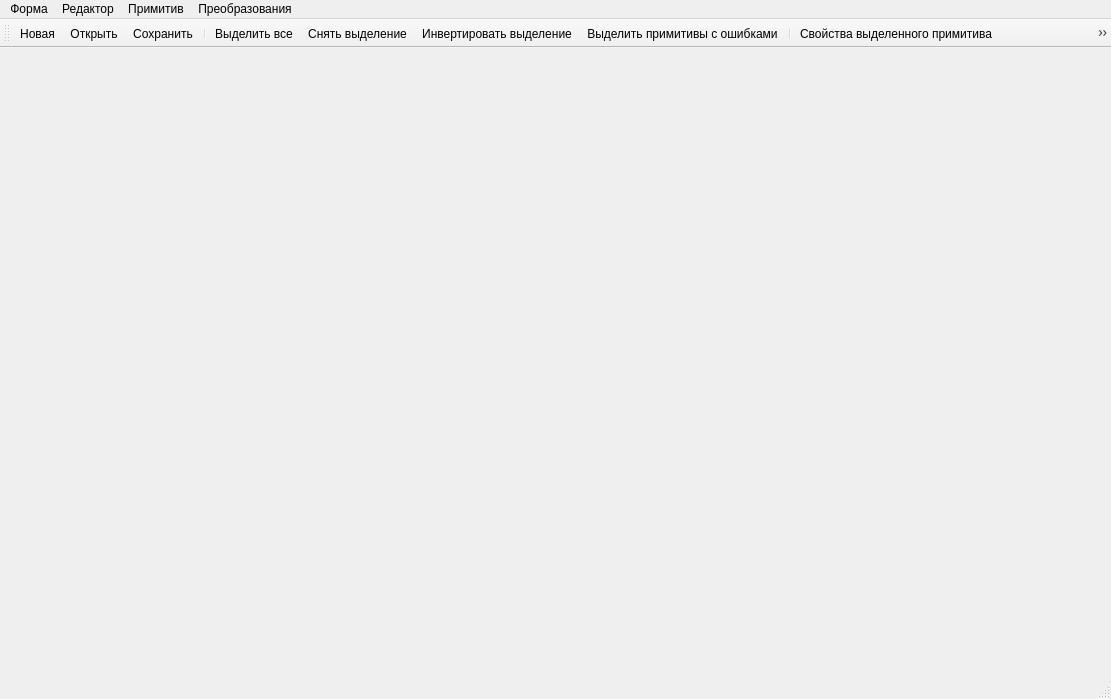
<?xml version="1.0" encoding="UTF-8"?>
<ui version="4.0">
 <class>MainWindow</class>
 <widget class="QMainWindow" name="MainWindow">
  <property name="geometry">
   <rect>
    <x>0</x>
    <y>0</y>
    <width>1111</width>
    <height>699</height>
   </rect>
  </property>
  <property name="windowTitle">
   <string>MainWindow</string>
  </property>
  <widget class="QWidget" name="centralWidget"/>
  <widget class="QMenuBar" name="menuBar">
   <property name="geometry">
    <rect>
     <x>0</x>
     <y>0</y>
     <width>1111</width>
     <height>21</height>
    </rect>
   </property>
   <widget class="QMenu" name="menu">
    <property name="title">
     <string>Форма</string>
    </property>
    <addaction name="actionNewForm"/>
    <addaction name="actionOpenForm"/>
    <addaction name="actionSaveForm"/>
    <addaction name="actionSaveFormAs"/>
    <addaction name="separator"/>
    <addaction name="actionExit"/>
   </widget>
   <widget class="QMenu" name="menu_2">
    <property name="title">
     <string>Редактор</string>
    </property>
    <addaction name="actionUndo"/>
    <addaction name="separator"/>
    <addaction name="actionSelectAll"/>
    <addaction name="actionUnselectAll"/>
    <addaction name="actionInvertSelection"/>
    <addaction name="actionSelectErrors"/>
    <addaction name="separator"/>
    <addaction name="actionEdit"/>
    <addaction name="actionDelete"/>
    <addaction name="actionCopy"/>
    <addaction name="actionPaste"/>
   </widget>
   <widget class="QMenu" name="menu_3">
    <property name="title">
     <string>Примитив</string>
    </property>
    <addaction name="action_17"/>
    <addaction name="action_18"/>
    <addaction name="action_19"/>
    <addaction name="action_20"/>
    <addaction name="action_21"/>
    <addaction name="action_22"/>
    <addaction name="action"/>
   </widget>
   <widget class="QMenu" name="menu_4">
    <property name="title">
     <string>Преобразования</string>
    </property>
    <addaction name="action_23"/>
    <addaction name="action_24"/>
    <addaction name="action_25"/>
    <addaction name="separator"/>
    <addaction name="action_27"/>
    <addaction name="action_28"/>
    <addaction name="action_29"/>
    <addaction name="action_30"/>
   </widget>
   <addaction name="menu"/>
   <addaction name="menu_2"/>
   <addaction name="menu_3"/>
   <addaction name="menu_4"/>
  </widget>
  <widget class="QToolBar" name="mainToolBar">
   <attribute name="toolBarArea">
    <enum>TopToolBarArea</enum>
   </attribute>
   <attribute name="toolBarBreak">
    <bool>false</bool>
   </attribute>
   <addaction name="actionNewForm"/>
   <addaction name="actionOpenForm"/>
   <addaction name="actionSaveForm"/>
   <addaction name="separator"/>
   <addaction name="actionSelectAll"/>
   <addaction name="actionUnselectAll"/>
   <addaction name="actionInvertSelection"/>
   <addaction name="actionSelectErrors"/>
   <addaction name="separator"/>
   <addaction name="actionEdit"/>
   <addaction name="actionCopy"/>
   <addaction name="actionPaste"/>
   <addaction name="actionDelete"/>
   <addaction name="separator"/>
  </widget>
  <widget class="QStatusBar" name="statusBar"/>
  <action name="actionNewForm">
   <property name="icon">
    <iconset resource="images.qrc">
     <normaloff>:/images/images/new.png</normaloff>:/images/images/new.png</iconset>
   </property>
   <property name="text">
    <string>Новая</string>
   </property>
   <property name="toolTip">
    <string>Новая форма</string>
   </property>
   <property name="shortcut">
    <string>Ctrl+N</string>
   </property>
  </action>
  <action name="actionOpenForm">
   <property name="icon">
    <iconset resource="images.qrc">
     <normaloff>:/images/images/open.png</normaloff>:/images/images/open.png</iconset>
   </property>
   <property name="text">
    <string>Открыть</string>
   </property>
   <property name="toolTip">
    <string>Открыть файл формы</string>
   </property>
   <property name="shortcut">
    <string>Ctrl+O</string>
   </property>
  </action>
  <action name="actionSaveForm">
   <property name="icon">
    <iconset resource="images.qrc">
     <normaloff>:/images/images/save.png</normaloff>:/images/images/save.png</iconset>
   </property>
   <property name="text">
    <string>Сохранить</string>
   </property>
   <property name="toolTip">
    <string>Сохранить форму </string>
   </property>
   <property name="shortcut">
    <string>Ctrl+S</string>
   </property>
  </action>
  <action name="actionSaveFormAs">
   <property name="icon">
    <iconset resource="images.qrc">
     <normaloff>:/images/images/saveas.png</normaloff>:/images/images/saveas.png</iconset>
   </property>
   <property name="text">
    <string>Сохранить как...</string>
   </property>
  </action>
  <action name="actionExit">
   <property name="icon">
    <iconset resource="images.qrc">
     <normaloff>:/images/images/quit.png</normaloff>:/images/images/quit.png</iconset>
   </property>
   <property name="text">
    <string>Выход</string>
   </property>
   <property name="toolTip">
    <string>Завершение работы</string>
   </property>
   <property name="shortcut">
    <string>Ctrl+Q</string>
   </property>
  </action>
  <action name="actionUndo">
   <property name="icon">
    <iconset resource="images.qrc">
     <normaloff>:/images/images/undo.png</normaloff>:/images/images/undo.png</iconset>
   </property>
   <property name="text">
    <string>Отменить</string>
   </property>
   <property name="toolTip">
    <string>Отменить последнее действие</string>
   </property>
   <property name="shortcut">
    <string>Ctrl+Z</string>
   </property>
  </action>
  <action name="actionSelectAll">
   <property name="icon">
    <iconset resource="images.qrc">
     <normaloff>:/images/images/star_yellow.png</normaloff>:/images/images/star_yellow.png</iconset>
   </property>
   <property name="text">
    <string>Выделить все</string>
   </property>
   <property name="toolTip">
    <string>Выделить все примитивы</string>
   </property>
   <property name="shortcut">
    <string>Ctrl+A</string>
   </property>
  </action>
  <action name="actionUnselectAll">
   <property name="icon">
    <iconset resource="images.qrc">
     <normaloff>:/images/images/star_grey.png</normaloff>:/images/images/star_grey.png</iconset>
   </property>
   <property name="text">
    <string>Снять выделение</string>
   </property>
   <property name="shortcut">
    <string>Ctrl+B</string>
   </property>
  </action>
  <action name="actionInvertSelection">
   <property name="icon">
    <iconset resource="images.qrc">
     <normaloff>:/images/images/star_yellow_new.png</normaloff>:/images/images/star_yellow_new.png</iconset>
   </property>
   <property name="text">
    <string>Инвертировать выделение</string>
   </property>
   <property name="shortcut">
    <string>Ctrl+I</string>
   </property>
  </action>
  <action name="actionSelectErrors">
   <property name="icon">
    <iconset resource="images.qrc">
     <normaloff>:/images/images/star_red.png</normaloff>:/images/images/star_red.png</iconset>
   </property>
   <property name="text">
    <string>Выделить примитивы с ошибками</string>
   </property>
   <property name="shortcut">
    <string>Ctrl+E</string>
   </property>
  </action>
  <action name="actionDelete">
   <property name="icon">
    <iconset resource="images.qrc">
     <normaloff>:/images/images/Recycle Bin Empty.png</normaloff>:/images/images/Recycle Bin Empty.png</iconset>
   </property>
   <property name="text">
    <string>Удалить выделенные примитивы</string>
   </property>
   <property name="shortcut">
    <string>Del</string>
   </property>
  </action>
  <action name="actionCopy">
   <property name="icon">
    <iconset resource="images.qrc">
     <normaloff>:/images/images/index_add.png</normaloff>:/images/images/index_add.png</iconset>
   </property>
   <property name="text">
    <string>Копировать выделенные примитивы</string>
   </property>
   <property name="toolTip">
    <string>Копировать выделенные примитивы в 'караман'</string>
   </property>
   <property name="shortcut">
    <string>Ctrl+C</string>
   </property>
  </action>
  <action name="actionPaste">
   <property name="icon">
    <iconset resource="images.qrc">
     <normaloff>:/images/images/index_down.png</normaloff>:/images/images/index_down.png</iconset>
   </property>
   <property name="text">
    <string>Вставить примитивы из кармана</string>
   </property>
   <property name="shortcut">
    <string>Ctrl+V</string>
   </property>
  </action>
  <action name="action_17">
   <property name="text">
    <string>РЦ</string>
   </property>
  </action>
  <action name="action_18">
   <property name="text">
    <string>Стрелка</string>
   </property>
  </action>
  <action name="action_19">
   <property name="text">
    <string>Светофор</string>
   </property>
  </action>
  <action name="action_20">
   <property name="text">
    <string>Переезд</string>
   </property>
  </action>
  <action name="action_21">
   <property name="text">
    <string>Транспарант</string>
   </property>
  </action>
  <action name="action_22">
   <property name="text">
    <string>Текст</string>
   </property>
  </action>
  <action name="action_23">
   <property name="text">
    <string>Сортировка</string>
   </property>
  </action>
  <action name="action_24">
   <property name="text">
    <string>Масштабирование</string>
   </property>
  </action>
  <action name="action_25">
   <property name="text">
    <string>Зеркальное отображение</string>
   </property>
  </action>
  <action name="action_27">
   <property name="text">
    <string>Выравнивание по левому краю</string>
   </property>
  </action>
  <action name="action_28">
   <property name="text">
    <string>Выравнивание по правому краю</string>
   </property>
  </action>
  <action name="action_29">
   <property name="text">
    <string>Выравнивание по верхней границе</string>
   </property>
  </action>
  <action name="action_30">
   <property name="text">
    <string>Выравнивание по нижней границе</string>
   </property>
  </action>
  <action name="actionEdit">
   <property name="icon">
    <iconset resource="images.qrc">
     <normaloff>:/images/images/icon-283.png</normaloff>:/images/images/icon-283.png</iconset>
   </property>
   <property name="text">
    <string>Свойства выделенного примитива</string>
   </property>
  </action>
  <action name="action">
   <property name="text">
    <string>Прямоугольник</string>
   </property>
  </action>
 </widget>
 <layoutdefault spacing="6" margin="11"/>
 <resources>
  <include location="images.qrc"/>
 </resources>
 <connections/>
</ui>
